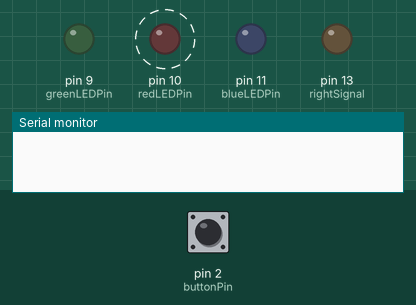
The sketch below on a simulated Arduino Uno, built with avr-gcc and run on an emulated ATmega328P. Parts: output pins drawn as LEDs (lit = HIGH), the last lines printed to the serial monitor. Dashed ring = blinking. Inputs (shaded band) come from the test bench; at power-on: pin 2 (buttonPin) HIGH.

Above: at 6.8 s.
6.9 s: pin 2 (buttonPin) pulled LOW for 3 s
At 9.6 s:
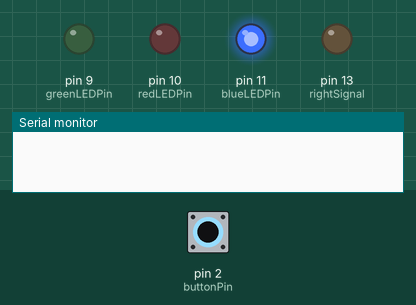
11.4 s: pin 2 (buttonPin) pulled LOW for 3 s
At 14.8 s:
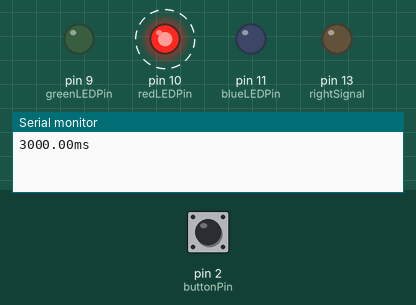
Timing chart, 0 to 21.9 s (numbered marks = the images above; inputs shaded):
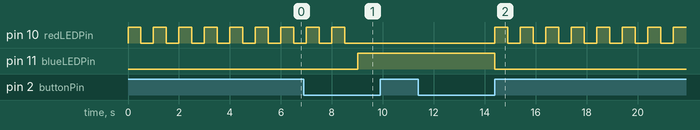

Measured:
- after the input at 6.9 s, pin 10 (redLEDPin): goes on until 8.5 s, then stays LOW; pin 11 (blueLEDPin): LOW → HIGH after 2.1 s
- after the input at 11.4 s, pin 10 (redLEDPin): alternates HIGH for 0.50 s and LOW for 0.50 s, starting after 3.0 s; pin 11 (blueLEDPin): HIGH → LOW after 3.0 s
- by itself, pin 10 (redLEDPin): alternates HIGH for 0.50 s and LOW for 0.50 s

The sketch:

timeControl_v02.ino
```cpp
/*
控制时间达到要求的秒数，按键按下时显示蓝光，正确显示绿光，并常亮，错误显示红光

 正确后在rightSignal(13号管脚)输出高电平信号
 */
#define COUNTER 1
#define DEBUG 1
const int buttonPin = 2;     // the number of the pushbutton pin
const int greenLEDPin = 9;    // LED connected to digital pin 9
const int redLEDPin = 10;     // LED connected to digital pin 10
const int blueLEDPin = 11;    // LED connected to digital pin 11
const int rightSignal=13;

int buttonState = 0;         // variable for reading the pushbutton status
int setTime=9000;//设定时间
int misRange=500;//误差范围;
int timeRecorder=0;
void setup() {
#if DEBUG
  Serial.begin(9600);  //串口波特率
#endif
  // initialize the LED pin as an output:
  pinMode(greenLEDPin,OUTPUT);
  pinMode(redLEDPin,OUTPUT);
  pinMode(blueLEDPin,OUTPUT);
  // initialize the pushbutton pin as an input:
  pinMode(buttonPin, INPUT);
  pinMode(rightSignal, OUTPUT);

}

void loop()
{
#if COUNTER
  float time1,time2;  //定义变量为浮点数
  digitalWrite(rightSignal,LOW);
  timeRecorder=0;
  while(digitalRead(buttonPin)==LOW)
  {
    delay(20);
    if(digitalRead(buttonPin)==LOW)
    {
      digitalWrite(blueLEDPin,HIGH);
      time1= pulseIn(2, LOW,60000000)/1000;

      digitalWrite(blueLEDPin,LOW);

#if DEBUG
      if (time1 > 200)
      {
        Serial.print(time1); //通过串口输出time1变量
        Serial.println("ms  ");
      }
#endif
    }
  }
  if (abs(time1-setTime)<misRange)
  {
    digitalWrite(rightSignal, HIGH);
    rightLight();
  }
  else
  {
    wrongLight();
  }

#endif
}


void wrongLight(){
  for(int i=0;i<3;i++){
    analogWrite(redLEDPin, 255);
    analogWrite(greenLEDPin, 0);
    analogWrite(blueLEDPin, 0);
    delay(500);
    analogWrite(redLEDPin, 0);
    analogWrite(greenLEDPin, 0);
    analogWrite(blueLEDPin, 0);
    delay(500);
  }
}
void rightLight(){
  for(int i=0;i<3;i++){
    analogWrite(redLEDPin, 0);
    analogWrite(greenLEDPin, 255);
    analogWrite(blueLEDPin, 0);
    delay(500);
    analogWrite(redLEDPin, 0);
    analogWrite(greenLEDPin, 0);
    analogWrite(blueLEDPin, 0);
    delay(500);
  }
  while(1){
    analogWrite(greenLEDPin, 255);
  }
}
```
